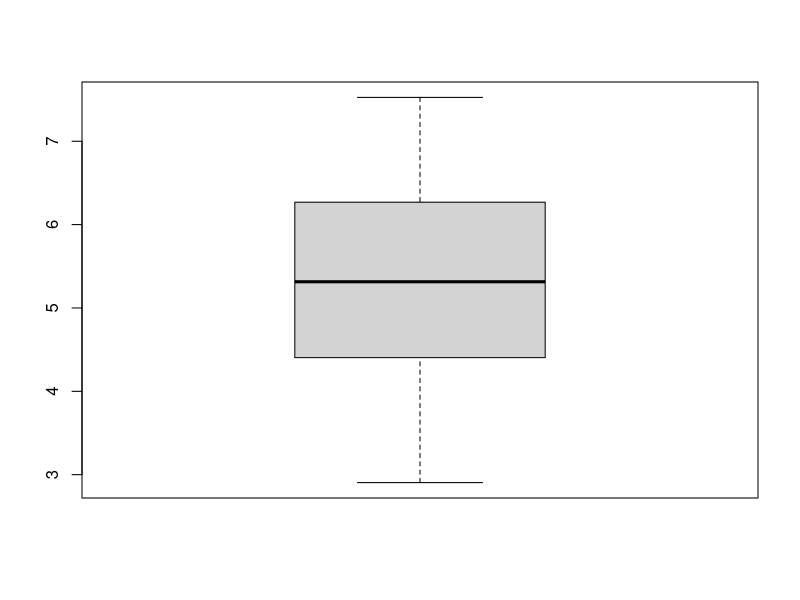
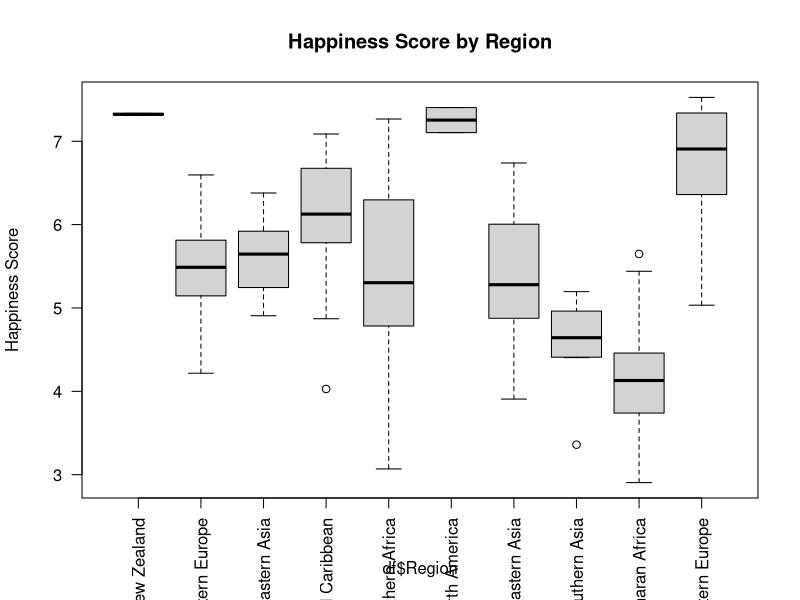
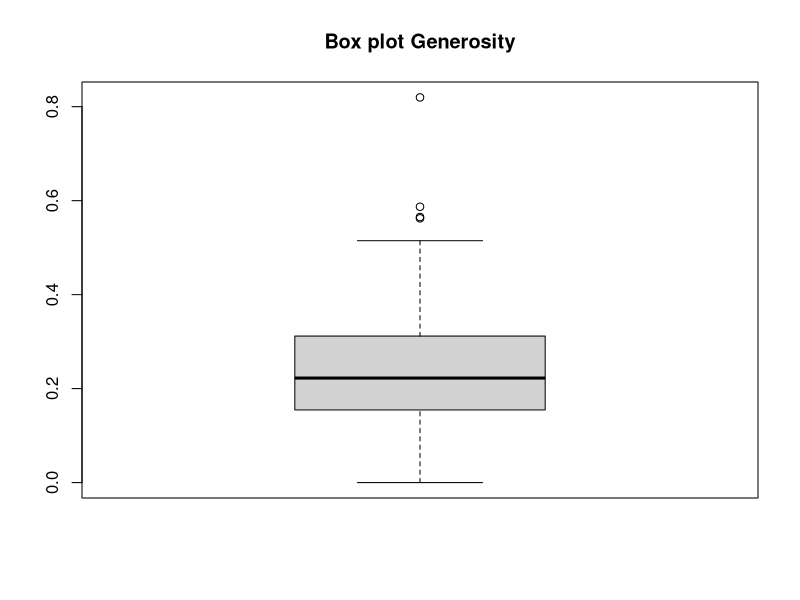

Reproduce these figures in R, in order.
## ---- chunk 1
knitr::opts_chunk$set(echo = TRUE)
## ---- chunk 2
library(knitr)
#\usepackage{mathtools}
## ---- chunk 3
# Loading the dataframe
df <- read.csv("2016_clean.csv")
head(df)
## ---- chunk 4
N <- length(df$HS)
# Media de Happiness Score
mean(df$HS) # Using function
sum(df$HS)/N # Manually calculating

#Mediana
median(df$HS)
HS_sorted <- sort(df$HS)

if((N %% 2) == 0) {
  print(paste("Mi mediana calculada es", (HS_sorted[floor((N+1)/2)] + HS_sorted[ceiling((N+1)/2)]) / 2))
} else {
  print(paste("Mi mediana calculada es", HS_sorted[(N+1)/2]))
}

# five numbers (Tukey)
fivenum(df$HS)
# five numbers + media
summary(fivenum(df$HS))

# One by one - manually
min(df$HS)
quantile(df$HS, 0.25) # Mediana del "bottom half"
median(df$HS)
quantile(df$HS, 0.75) # Mediana del "top half"
max(df$HS)

boxplot(df$HS)
## ---- chunk 5
summary(df$Region)

# Grafico para cada región representada
boxplot(df$HS ~ df$Region, main="Happiness Score by Region", ylab="Happiness Score", las=2)
## ---- chunk 6
mean(df$Generosity) 
median(df$Generosity)
fivenum(df$Generosity)
summary(fivenum(df$Generosity))
boxplot(df$Generosity, main="Box plot Generosity")
## ---- chunk 7
#¿Cómo afectan los outliers a los valores centrales calculados?
i1 <- c(1,1,1,2,1,1,2,1,1,2,1,3,3,2,3,2,2,4,1,1)
mean(i1)
median(i1)

i2 <- c(i1, 150)
mean(i2)
median(i2)
## ---- chunk 8
happiness <- df$HS
median(happiness)

ri <- quantile(happiness,.75) - quantile(happiness,.25)
print(paste("Rango Intercuartílico", ri))

#rango intercuartílico
IQR(happiness)

#varianza (suma del cuadrado de las desviaciones c respecto media / N)
var(happiness)

# Desviacion tipica - raiz varianza
sd(happiness) 
## ---- chunk 9
my.mean <- function(x) {
  # media
  sum(x)/length(x)
}

my.var <- function(x) {
  # varianza muestral
  media_x <- my.mean(x)
  sum((x - media_x)^2) / (length(x) - 1)
}

my.validator <- function(x, y, operation, field) {
  if(x == y){
    print(paste("Well done, the ",operation," for ",field," is ", round(x,6)))
  } else {
    print(paste("Error - the function defined for ",operation, " returned values: ",x," != ",y))
  }
}

my.validator(my.mean(df$HS), mean(df$HS), "MEAN", "HS")
my.validator(my.var(df$HS), var(df$HS), "VAR", "HS")
my.validator(my.var(df$Generosity), var(df$Generosity), "VAR", "Generosity")
## ---- chunk 10
my.contrast <- function(x, mean_hipothesis){
  z <- (mean(x) - mean_hipothesis) / (sd(x) / sqrt(length(x)))
  print(paste("Contraste estadístico: ", z))
  z
}
mean_informed_h0 <- 5.0
z = my.contrast(df$HS, mean_informed_h0)

## ---- chunk 11
mean_informed <- 5.0
z = my.contrast(df$HS, mean_informed)

# 2 por ser bilateral
2 * pt(-abs(z), df = length(df$HS) - 1)

t.test(df$HS, mu=5.0, conf.level = 0.99)
